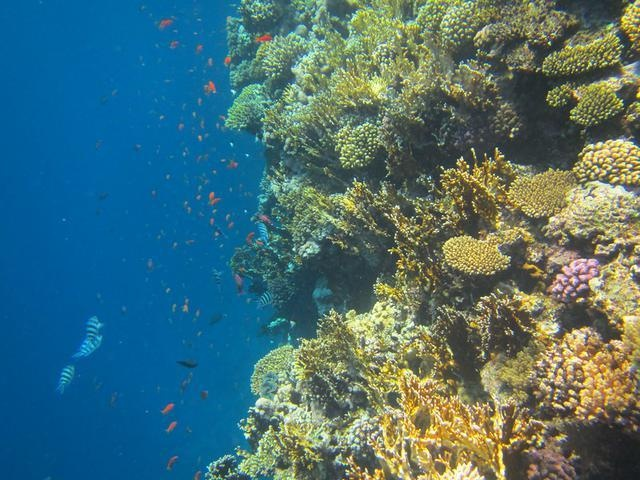
#> input picture img/f_r_1639_.jpg, 640 x 480 px, found by its file name
$ python Otsu-test.py
#> lines starting #> are read from the running program, lines starting #| are printed output that depends on the picture; after the words box and inside, x2 and y2 are one past the last pixel; in counts of white or black regions, pixels touching at a corner belong together
import cv2
import matplotlib.pyplot as plt

image = cv2.imread('img\\f_r_1639_.jpg')
#> image is the input picture: shape (480, 640, 3); mean B, G, R 116.6, 111.9, 72.1

gray_image = cv2.cvtColor(image, cv2.COLOR_BGR2GRAY)
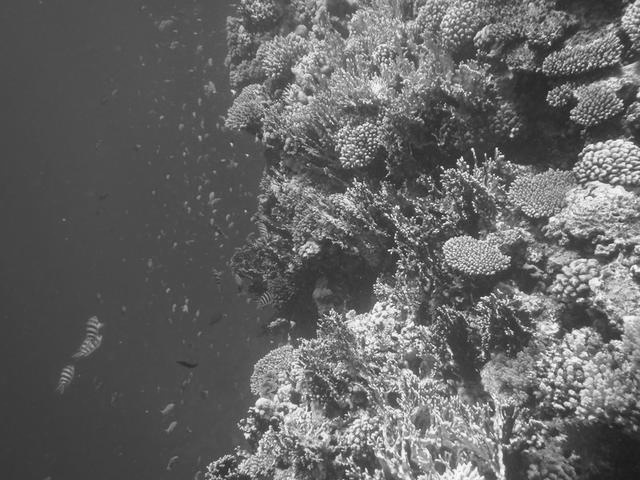
#> gray_image: shape (480, 640); min 23, max 254, mean 100.6

_, thresholded_image = cv2.threshold(gray_image, 0, 255, cv2.THRESH_BINARY + cv2.THRESH_OTSU)
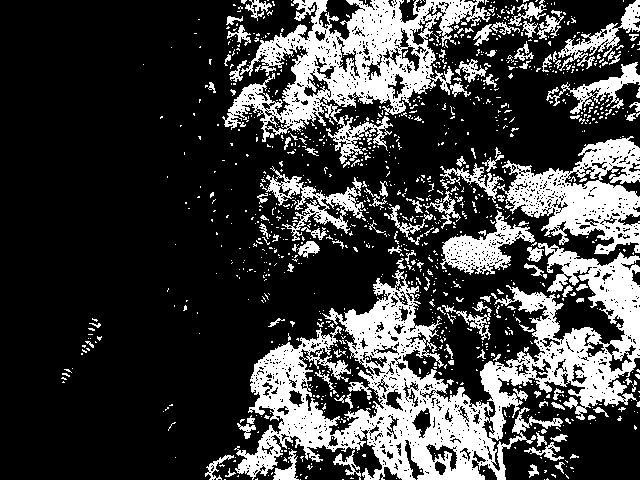
#> thresholded_image: shape (480, 640); 25.2% white; 1120 white regions (1001 under 20 px), largest, box (x1, y1, x2, y2) and area: (234, 243, 640, 480) 33386, (222, 0, 491, 164) 15485, (440, 136, 640, 255) 8518

plt.subplot(1, 3, 1)
plt.imshow(cv2.cvtColor(image, cv2.COLOR_BGR2RGB))
plt.title('Original Image')

plt.subplot(1, 3, 2)
plt.imshow(gray_image, cmap='gray')
plt.title('Grayscale Image')

plt.subplot(1, 3, 3)
plt.imshow(thresholded_image, cmap='gray')
plt.title('Thresholding Image')

plt.show()
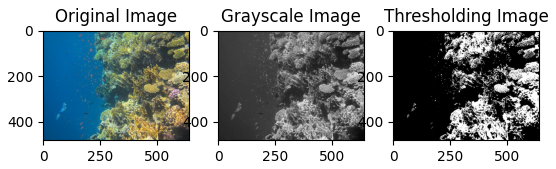
#> figure drawn by matplotlib, 3 panels
